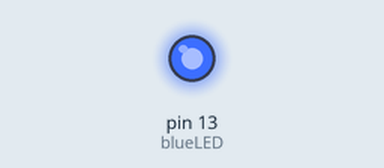
Bench run of a sketch on a simulated Arduino Uno, built with avr-gcc and run on an emulated ATmega328P. Shown: output pins drawn as LEDs (lit = HIGH).

Above: at 0.3 s.
At 8.5 s:
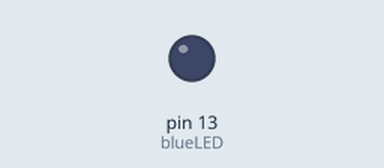
Timing chart, 0 to 12.0 s (numbered marks = the images above):
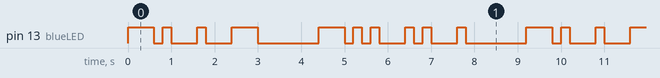

Measured:
- by itself, pin 13 (blueLED): repeats every 9.2 s: LOW 0.20 s, 2 × (HIGH 0.20 s, LOW 0.60 s), HIGH 0.60 s, LOW 1.4 s, HIGH 0.60 s, 2 × (LOW 0.20 s, HIGH 0.20 s), LOW 0.60 s, HIGH 0.20 s, LOW 0.20 s, HIGH 0.20 s, LOW 0.60 s, HIGH 0.20 s, LOW 1.4 s, HIGH 0.60 s
- by itself, everything shown: repeats every 9.2 s, in 20 steps

The sketch:

assignment_1_level_2_1.ino
```cpp
//LEVEL 2
//Date:2023-01-12
//NAME: PRANAV BHAVSAR
//assignment 1
//
int blueLED = 13;
int dot = 200; //1 UNIT
int dash = 600;//3 UNIT
int space_inLetter = 200; //1 unit
int between = 600; // 3 units
int space_words = 1400;// 7 units

//define input and outputs
void setup()
{
  pinMode(blueLED, OUTPUT);
}
//runs forever
void loop()
{
	//N - dash dot

  digitalWrite(blueLED, HIGH);
  delay(dash); // Wait for 600 millisecond(s)
  digitalWrite(blueLED, LOW);
  delay(space_inLetter); // Wait for 200 millisecond(s)

  digitalWrite(blueLED, HIGH);
  delay(dot); // Wait for 200 millisecond(s)
  digitalWrite(blueLED, LOW);
  delay(between); // Wait for 600 millisecond(s)

	//E - dot

  digitalWrite(blueLED, HIGH);
  delay(dot); // Wait for 200 millisecond(s)
  digitalWrite(blueLED, LOW);
  delay(between); // Wait for 600 millisecond(s)

	//T - dash

  digitalWrite(blueLED, HIGH);
  delay(dash); // Wait for 600 millisecond(s)
  digitalWrite(blueLED, LOW);
  delay(space_words); // Wait for 1400 millisecond(s)

					 //2nd letter

	//D - dash dot dot

  digitalWrite(blueLED, HIGH);
  delay(dash); // Wait for 600 millisecond(s)
  digitalWrite(blueLED, LOW);
  delay(space_inLetter); // Wait for 200 millisecond(s)

  digitalWrite(blueLED, HIGH);
  delay(dot); // Wait for 200 millisecond(s)
  digitalWrite(blueLED, LOW);
  delay(space_inLetter); // Wait for 200 millisecond(s)

  digitalWrite(blueLED, HIGH);
  delay(dot); // Wait for 200 millisecond(s)
  digitalWrite(blueLED, LOW);
  delay(between); // Wait for 600 millisecond(s)

	//I - DOT DOT
  digitalWrite(blueLED, HIGH);
  delay(dot); // Wait for 200 millisecond(s)
  digitalWrite(blueLED, LOW);
  delay(space_inLetter); // Wait for 200 millisecond(s)

  digitalWrite(blueLED, HIGH);
  delay(dot); // Wait for 200 millisecond(s)
  digitalWrite(blueLED, LOW);
  delay(between); // Wait for 600 millisecond(s)

	//E - DOT
  digitalWrite(blueLED, HIGH);
  delay(dot); // Wait for 200 millisecond(s)
  digitalWrite(blueLED, LOW);
  delay(space_words); // Wait for 1400 millisecond(s)


}
```
